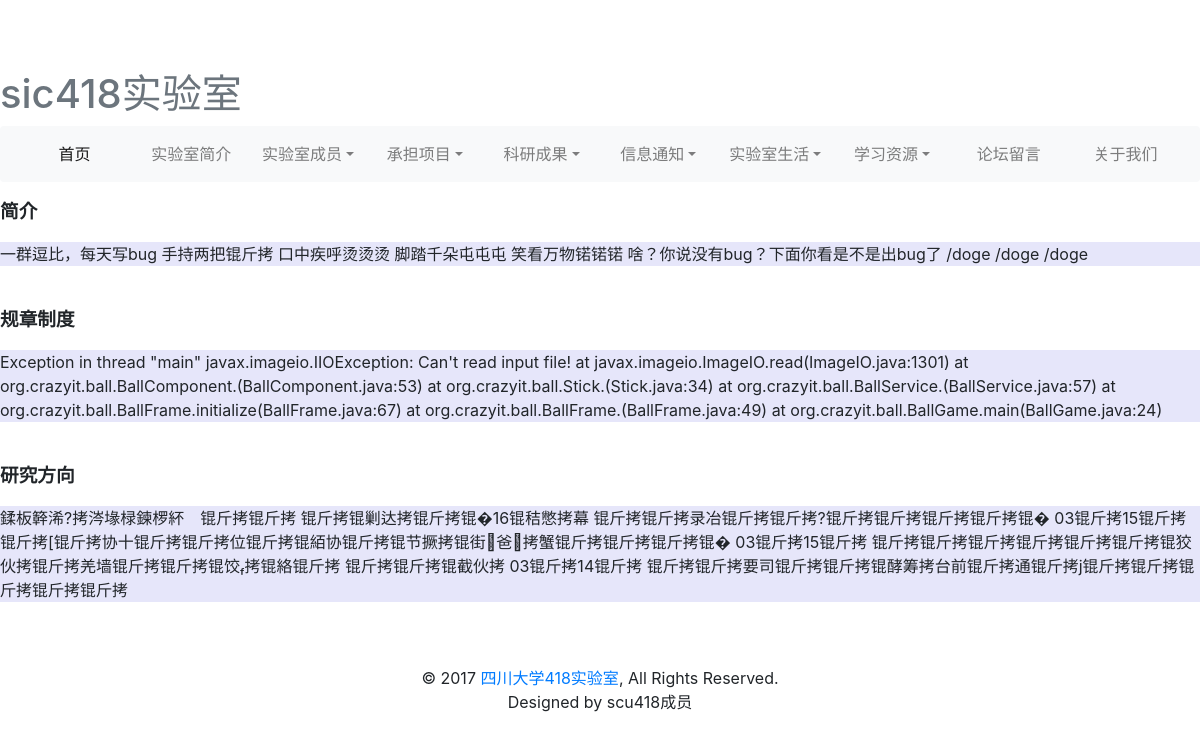
The page /brief_introduction_of_laboratory/ on the database its author committed.
### lab/models.py (models this page shows, shortened)
class Laboratory(models.Model):
    introduction = models.TextField(verbose_name=u'简介')
    research_area = models.TextField(verbose_name=u'研究方向')
    rules = models.TextField(verbose_name=u'规章制度')
    class Meta:
        verbose_name = u'实验室简介'
        verbose_name_plural = verbose_name

### lab/views.py (the view)
# urls.py: url(r'^brief_introduction_of_laboratory/$', brief_introduction_of_laboratory),
def brief_introduction_of_laboratory(request):
    laboratory = models.Laboratory.objects.all()
    return render(request, "brief_introduction_of_laboratory/brief_introduction_of_laboratory.html", {'laboratory': laboratory})

### templates/brief_introduction_of_laboratory/brief_introduction_of_laboratory.html (shortened to what this page needs)
{% extends 'base2.html' %}
{% block content %}
    <div class="panel-heading">
            <p style="font-family: '微软雅黑';font-size: 14pt;font-weight: bold;">
                简介
            </p>
        </div>
        <div class="panel-body" style="background-color: lavender">
            <p>
                {% for la in laboratory %}
                        {{ la.introduction }}
                {% endfor %}
            </p>
        </div>
        <br>
        <div class="panel-heading">
            <p style="font-family: '微软雅黑';font-size: 14pt;font-weight: bold;">
                规章制度
            </p>
        </div>
        <div class="panel-body" style="background-color: lavender">
            <p>
                {% for la in laboratory %}
                        {{ la.rules}}
                {% endfor %}
            </p>
        </div>
        <br>
        <div class="panel-heading">
            <p style="font-family: '微软雅黑';font-size: 14pt;font-weight: bold;">
                研究方向
            </p>
        </div>
        <div class="panel-body" style="background-color: lavender">
            <p>
               {% for la in laboratory %}
                        {{ la.research_area}}
                {% endfor %}
            </p>
        </div>
        <br>
{% endblock %}

### static/css/test.css (style rules this page uses)
html, body { overflow-x: hidden; }
body { padding-top: 70px; }

### rows shown on the page
Laboratory: introduction "一群逗比，每天写bug 手持两把锟斤拷 口中疾呼烫烫烫 脚踏千朵屯屯屯 笑看万物锘锘锘 啥？你说没有bug？下面你看是不是出bug了 /doge /doge /doge", rules "Exception in thread \"main\" javax.imageio.IIOException: Can't read input file! at javax.imageio.ImageIO.read(ImageIO.java:1301) at org.crazyit.ball.BallComponent.(BallComponent.java:53) at org.crazyit.ball.Stick.(Stick.java:34) at org.crazyit.ball.BallService.(BallService.java:57) at org.crazyit.ball.BallFrame.initialize(BallFrame.java:67) at org.crazyit.ball.BallFrame.(BallFrame.java:49) at org.crazyit.ball.BallGame.main(BallGame.java:24)", research_area "鍒板簳浠?拷涔堟椂鍊椤紑 锟斤拷锟斤拷 锟斤拷锟剿达拷锟斤拷锟�16锟秸憋拷幕 锟斤拷锟斤拷录冶锟斤拷锟斤拷?锟斤拷锟斤拷锟斤拷锟斤拷锟� 03锟斤拷15锟斤拷 锟斤拷[锟斤拷协十锟斤拷锟斤拷位锟斤拷锟絔协锟斤拷锟节撅拷锟街爸拷蟹锟斤拷锟斤拷锟斤拷锟� 03锟斤拷15锟斤拷 锟斤拷锟斤拷锟斤拷锟斤拷锟斤拷锟斤拷锟狡伙拷锟斤拷羌墙锟斤拷锟斤拷锟饺拷锟絡锟斤拷 锟斤拷锟斤拷锟截伙拷 03锟斤拷14锟斤拷 锟斤拷锟斤拷要司锟斤拷锟斤拷锟酵筹拷台前锟斤拷通锟斤拷j锟斤拷锟斤拷锟斤拷锟斤拷锟斤拷"
